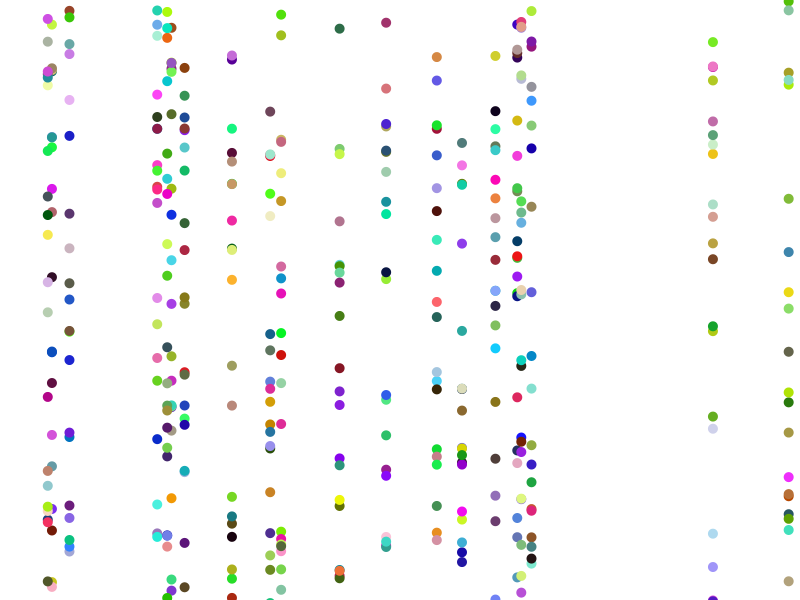
Frame 1 (no input)
Frame 60 (the mouse pressed at the canvas centre just before this capture): identical to frame 1, image omitted
Frame 120 (the mouse held since frame 60 and released just before this capture): blank canvas, image omitted

The Processing sketch that drew this single still picture (run headless with seeded random() and noise(); from frame 60 on, the mouse is pressed at the canvas centre):

// Processing sketch: processing_105586
// ── processing_105586.pde

// declaration
float [] x = new float [20];
float [] y = new float [20];
boolean drop = false;
float speed = 0;
float gravity = 0.02;
int w = 10;

// set up the squares
void setup() {
  size (800, 600);
  background(255);
  noStroke();
  for (int i=0; i<x.length; i++) {
    x[i] = i+random (0, 800);
    for (int j=0; j<y.length; j++) {
      y[j] = j+random (0, 600);
      fill (random (0, 255), random (0, 255), random (0, 255));
      ellipse (x[i], y[j], w, w);
    }
  }
}

// make the squares drop if mouse pressed
void draw() {
  if (drop == true) {
    dropBall();
  }
}

// redefine mousePressed function
void mousePressed() {
  drop = true;
}

// make the squares drop if mouse pressed
void dropBall() {
  if (drop == true) {
    background(255);        
    speed = speed + gravity;
    for (int i=0; i<y.length; i++) {
      for (int j=0; j<x.length; j++) {
        y[j]+=1;
        fill (random (0, 255), random (0, 255), random (0, 255));
        ellipse (x[i], y[j], w, w);
      }
    }
  }
}
